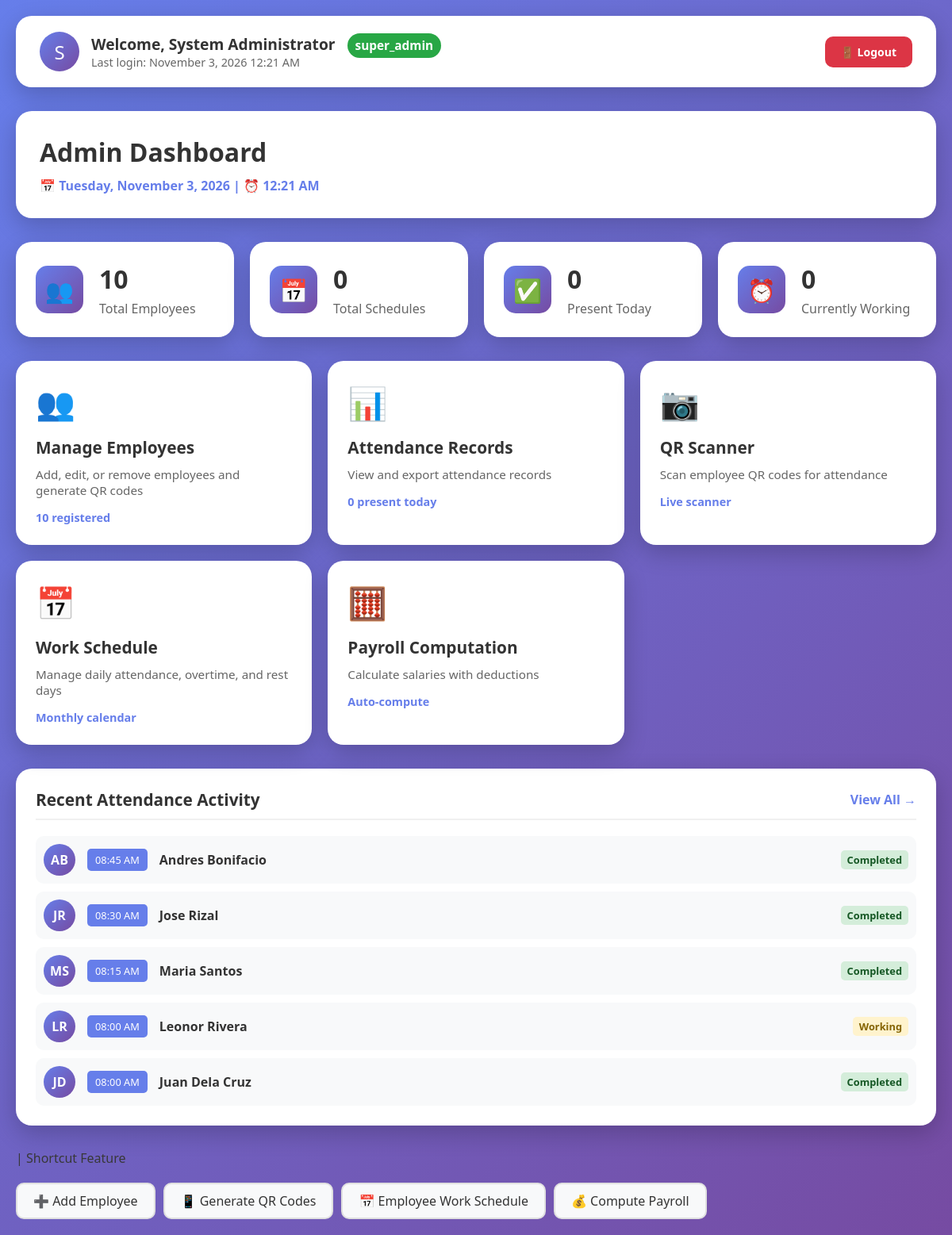
The page /admin/admin_dashboard.php (signed in) on the database its author committed.
### tables this page shows
CREATE TABLE IF NOT EXISTS attendance (
    id INT AUTO_INCREMENT PRIMARY KEY,
    employee_id VARCHAR(20) NOT NULL,
    date DATE NOT NULL,
    time_in TIME DEFAULT NULL,
    time_out TIME DEFAULT NULL,
    status ENUM('present', 'absent', 'late', 'half_day') DEFAULT 'present',
    created_at TIMESTAMP DEFAULT CURRENT_TIMESTAMP,
    updated_at TIMESTAMP DEFAULT CURRENT_TIMESTAMP ON UPDATE CURRENT_TIMESTAMP,
    FOREIGN KEY (employee_id) REFERENCES employees(employee_id) ON DELETE CASCADE,
    UNIQUE KEY uk_attendance_employee_date (employee_id, date),
    INDEX idx_date (date),
    INDEX idx_status (status)
);

CREATE TABLE IF NOT EXISTS employees (
    id INT AUTO_INCREMENT PRIMARY KEY,
    employee_id VARCHAR(20) UNIQUE NOT NULL,
    first_name VARCHAR(100) NOT NULL,
    last_name VARCHAR(100) NOT NULL,
    position VARCHAR(100) DEFAULT NULL,
    department VARCHAR(100) DEFAULT NULL,
    email VARCHAR(100) UNIQUE,
    phone VARCHAR(20),
    address TEXT,
    birth_date DATE DEFAULT NULL,
    age INT DEFAULT NULL,
    hire_date DATE DEFAULT NULL,
    employment_status ENUM('regular', 'probationary', 'contractual', 'part-time', 'resigned') DEFAULT 'regular',
    salary DECIMAL(12,2) DEFAULT 0.00,
    profile_image VARCHAR(255) DEFAULT NULL,
    qr_code_path VARCHAR(255) DEFAULT NULL,
    created_at TIMESTAMP DEFAULT CURRENT_TIMESTAMP,
    updated_at TIMESTAMP DEFAULT CURRENT_TIMESTAMP ON UPDATE CURRENT_TIMESTAMP,
    INDEX idx_employee_id (employee_id),
    INDEX idx_email (email),
    INDEX idx_position (position)
);

### admin/admin_dashboard.php (the view, shortened to what this page needs)
<?php
require_once 'configa.php';
$stats = [];
$result = $pdo->query("SELECT COUNT(*) as total FROM employees");
$stats['total_employees'] = $result->fetch()['total'];
$today = date('Y-m-d');
$stmt = $pdo->prepare("SELECT COUNT(*) as total FROM attendance WHERE date = ? AND time_in IS NOT NULL");
$stmt->execute([$today]);
$stats['today_present'] = $stmt->fetch()['total'];
$stmt = $pdo->prepare("SELECT COUNT(*) as total FROM attendance WHERE date = ? AND time_in IS NOT NULL AND time_out IS NULL");
$stmt->execute([$today]);
$stats['currently_working'] = $stmt->fetch()['total'];
$result = $pdo->query("SELECT COUNT(*) as total FROM admins");
$stats['total_admins'] = $result->fetch()['total'];
try {
    $checkColumn = $pdo->query("SHOW COLUMNS FROM employees LIKE 'profile_image'");
    $hasProfileImage = $checkColumn->rowCount() > 0;
    if ($hasProfileImage) {
        $recent_attendance = $pdo->query("
            SELECT a.*, e.first_name, e.last_name, e.profile_image
            FROM attendance a
            JOIN employees e ON a.employee_id = e.employee_id
            ORDER BY a.date DESC, a.time_in DESC
            LIMIT 5
        ")->fetchAll();
    }
} catch (Exception $e) {
    $recent_attendance = $pdo->query("
        SELECT a.*, e.first_name, e.last_name
        FROM attendance a
        JOIN employees e ON a.employee_id = e.employee_id
        ORDER BY a.date DESC, a.time_in DESC
        LIMIT 5
    ")->fetchAll();
}
$admin_name = $_SESSION['admin_name'] ?? $_SESSION['admin_username'] ?? 'Admin';
$admin_role = $_SESSION['admin_role'] ?? 'admin';
?>
<!DOCTYPE html>
<html>
<head>
</head>
<body>
    <div class="container">
        <div class="admin-header">
            <div class="admin-info">
                <div class="admin-avatar">
                    <?php echo strtoupper(substr($admin_name, 0, 1)); ?>
                </div>
                <div class="admin-details">
                    <h2>Welcome, <?php echo htmlspecialchars($admin_name ?? 'Admin'); ?>
                        <span class="role-badge"><?php echo htmlspecialchars($admin_role ?? 'admin'); ?></span>
                    </h2>
                    <p>Last login: <?php echo date('F j, Y h:i A'); ?></p>
                </div>
            </div>
            <div class="header-buttons">
                <a href="admin_logout.php" class="btn btn-logout">🚪 Logout</a>
            </div>
        </div>
        <div class="welcome-section">
            <h1>Admin Dashboard</h1>
            <div class="date-time">
                📅 <?php echo date('l, F j, Y'); ?> | ⏰ <?php echo date('h:i A'); ?>
            </div>
        </div>
        <div class="stats-grid">
            <div class="stat-card">
                <div class="stat-icon">👥</div>
                <div class="stat-info">
                    <h3><?php echo $stats['total_employees'] ?? 0; ?></h3>
                    <p>Total Employees</p>
                </div>
            </div>
            <div class="stat-card">
                <div class="stat-icon">📅</div>
                <div class="stat-info">
                    <h3><?php echo $stats['total_schedules'] ?? 0; ?></h3>
                    <p>Total Schedules</p>
                </div>
            </div>
            <div class="stat-card">
                <div class="stat-icon">✅</div>
                <div class="stat-info">
                    <h3><?php echo $stats['today_present'] ?? 0; ?></h3>
                    <p>Present Today</p>
                </div>
            </div>
            <div class="stat-card">
                <div class="stat-icon">⏰</div>
                <div class="stat-info">
                    <h3><?php echo $stats['currently_working'] ?? 0; ?></h3>
                    <p>Currently Working</p>
                </div>
            </div>
        </div>
        </div>
        <div class="management-grid">
            <a href="employees.php" class="management-card">
                <div class="card-icon">👥</div>
                <div class="card-title">Manage Employees</div>
                <div class="card-description">Add, edit, or remove employees and generate QR codes</div>
                <div class="card-stats"><?php echo $stats['total_employees'] ?? 0; ?> registered</div>
            </a>
            <a href="admin_attendance.php" class="management-card">
                <div class="card-icon">📊</div>
                <div class="card-title">Attendance Records</div>
                <div class="card-description">View and export attendance records</div>
                <div class="card-stats"><?php echo $stats['today_present'] ?? 0; ?> present today</div>
            </a>
            <a href="admin_scanner.php" class="management-card">
                <div class="card-icon">📷</div>
                <div class="card-title">QR Scanner</div>
                <div class="card-description">Scan employee QR codes for attendance</div>
                <div class="card-stats">Live scanner</div>
            </a>
            <a href="employee_work_schedule.php" class="management-card">
                <div class="card-icon">📅</div>
                <div class="card-title">Work Schedule</div>
                <div class="card-description">Manage daily attendance, overtime, and rest days</div>
                <div class="card-stats">Monthly calendar</div>
            </a>
            <a href="payroll_computation.php" class="management-card">
                <div class="card-icon">🧮</div>
                <div class="card-title">Payroll Computation</div>
                <div class="card-description">Calculate salaries with deductions</div>
                <div class="card-stats">Auto-compute</div>
            </a>
        </div>
        <div class="recent-section">
            <div class="section-header">
                <h2>Recent Attendance Activity</h2>
                <a href="admin_attendance.php" class="view-link">View All →</a>
            </div>
            <div class="recent-list">
                <?php if (empty($recent_attendance)): ?>
                    <p style="text-align: center; color: #999;">No recent activity</p>
                <?php else: ?>
                    <?php foreach ($recent_attendance as $record): ?>
                        <div class="recent-item">
                            <div class="recent-avatar">
                                <?php
                                $firstInitial = substr($record['first_name'] ?? '', 0, 1);
                                $lastInitial = substr($record['last_name'] ?? '', 0, 1);
                                echo strtoupper($firstInitial . $lastInitial) ?: '👤';
                                ?>
                            </div>
                            <span class="recent-time">
                                <?php echo isset($record['time_in']) ? date('h:i A', strtotime($record['time_in'])) : '-'; ?>
                            </span>
                            <span class="recent-name">
                                <?php echo htmlspecialchars(($record['first_name'] ?? '') . ' ' . ($record['last_name'] ?? '')); ?>
                            </span>
                            <span class="recent-status <?php echo isset($record['time_out']) && $record['time_out'] ? 'status-present' : 'status-working'; ?>">
                                <?php echo isset($record['time_out']) && $record['time_out'] ? 'Completed' : 'Working'; ?>
                            </span>
                        </div>
                    <?php endforeach; ?>
                <?php endif; ?>
            </div>
        </div>
        <p style="text-align: left; color: #383838;"> | Shortcut Feature</p>
        <div class="quick-actions">
            <a href="add_employee.php" class="quick-btn">➕ Add Employee</a>
            <a href="generate_qrcodes.php" class="quick-btn">📱 Generate QR Codes</a>
            <a href="employee_work_schedule.php" class="quick-btn">📅 Employee Work Schedule</a>
            <a href="payroll_computation.php" class="quick-btn">💰 Compute Payroll</a>
        </div>
</body>
</html>

### admin/admin_dashboard.php (style rules this page uses)
* { margin: 0; padding: 0; box-sizing: border-box; }
body { background: linear-gradient(135deg, #667eea 0%, #764ba2 100%); font-family: 'Segoe UI', Tahoma, Geneva, Verdana, sans-serif; min-height: 100vh; padding: 20px; }
.container { max-width: 1400px; margin: 0 auto; }
.admin-header { background: white; border-radius: 20px; padding: 20px 30px; margin-bottom: 30px; display: flex; justify-content: space-between; align-items: center; flex-wrap: wrap; gap: 20px; box-shadow: 0 10px 30px rgba(0,0,0,0.2); }
.admin-info { display: flex; align-items: center; gap: 15px; }
.admin-avatar { width: 50px; height: 50px; background: linear-gradient(135deg, #667eea 0%, #764ba2 100%); border-radius: 50%; display: flex; align-items: center; justify-content: center; color: white; font-size: 1.5em; }
.admin-details h2 { color: #333; font-size: 1.2em; }
.admin-details p { color: #666; font-size: 0.9em; }
.role-badge { background: #28a745; color: white; padding: 5px 10px; border-radius: 20px; font-size: 0.8em; margin-left: 10px; }
.header-buttons { display: flex; gap: 10px; }
.btn { padding: 10px 20px; border: none; border-radius: 10px; font-size: 14px; font-weight: 600; cursor: pointer; transition: all 0.3s; text-decoration: none; display: inline-block; }
.btn-logout { background: #dc3545; color: white; }
.welcome-section { background: white; border-radius: 20px; padding: 30px; margin-bottom: 30px; box-shadow: 0 10px 30px rgba(0,0,0,0.2); }
.welcome-section h1 { color: #333; font-size: 2em; margin-bottom: 10px; }
.date-time { color: #667eea; font-weight: 600; margin-top: 10px; }
.stats-grid { display: grid; grid-template-columns: repeat(auto-fit, minmax(250px, 1fr)); gap: 20px; margin-bottom: 30px; }
.stat-card { background: white; border-radius: 20px; padding: 25px; box-shadow: 0 10px 30px rgba(0,0,0,0.2); transition: transform 0.3s; display: flex; align-items: center; gap: 20px; }
.stat-icon { width: 60px; height: 60px; background: linear-gradient(135deg, #667eea 0%, #764ba2 100%); border-radius: 15px; display: flex; align-items: center; justify-content: center; font-size: 1.8em; color: white; }
.stat-info h3 { font-size: 2em; color: #333; margin-bottom: 5px; }
.stat-info p { color: #666; font-weight: 500; }
.section-header { display: flex; justify-content: space-between; align-items: center; margin-bottom: 20px; padding-bottom: 10px; border-bottom: 2px solid #f0f0f0; }
.section-header h2 { color: #333; font-size: 1.3em; }
.view-link { color: #667eea; text-decoration: none; font-weight: 600; }
.management-grid { display: grid; grid-template-columns: repeat(auto-fit, minmax(300px, 1fr)); gap: 20px; margin-bottom: 30px; }
.management-card { background: white; border-radius: 20px; padding: 25px; box-shadow: 0 10px 30px rgba(0,0,0,0.2); text-decoration: none; color: inherit; transition: transform 0.3s; display: block; }
.card-icon { font-size: 2.5em; margin-bottom: 15px; }
.card-title { font-size: 1.3em; font-weight: 600; color: #333; margin-bottom: 10px; }
.card-description { color: #666; margin-bottom: 15px; font-size: 0.95em; }
.card-stats { color: #667eea; font-weight: 600; font-size: 0.9em; }
.recent-section { background: white; border-radius: 20px; padding: 25px; margin-bottom: 30px; box-shadow: 0 10px 30px rgba(0,0,0,0.2); }
.recent-list { display: flex; flex-direction: column; gap: 10px; }
.recent-item { display: flex; align-items: center; gap: 15px; padding: 10px; background: #f8f9fa; border-radius: 10px; }
.recent-avatar { width: 40px; height: 40px; border-radius: 50%; background: linear-gradient(135deg, #667eea 0%, #764ba2 100%); display: flex; align-items: center; justify-content: center; color: white; font-weight: bold; text-transform: uppercase; }
.recent-time { background: #667eea; color: white; padding: 5px 10px; border-radius: 5px; font-size: 0.8em; }
.recent-name { flex: 1; font-weight: 600; color: #333; }
.recent-status { padding: 3px 8px; border-radius: 5px; font-size: 0.8em; font-weight: 600; }
.status-present { background: #d4edda; color: #155724; }
.status-working { background: #fff3cd; color: #856404; }
.quick-actions { display: flex; gap: 10px; flex-wrap: wrap; margin-top: 20px; }
.quick-btn { padding: 10px 20px; background: #f8f9fa; border: 2px solid #e0e0e0; border-radius: 10px; text-decoration: none; color: #333; font-weight: 500; transition: all 0.3s; }

### rows shown on the page
attendance: employees.first_name+last_name "AB", time_in "08:45 AM", employees.first_name+last_name "Andres Bonifacio", time_out "Completed"
attendance: employees.first_name+last_name "JR", time_in "08:30 AM", employees.first_name+last_name "Jose Rizal", time_out "Completed"
attendance: employees.first_name+last_name "MS", time_in "08:15 AM", employees.first_name+last_name "Maria Santos", time_out "Completed"
attendance: employees.first_name+last_name "LR", time_in "08:00 AM", employees.first_name+last_name "Leonor Rivera", shows "Working"
attendance: employees.first_name+last_name "JD", time_in "08:00 AM", employees.first_name+last_name "Juan Dela Cruz", time_out "Completed"

### other values the page prints
substr($admin_name, 0, 1) "S"
$admin_name "System Administrator"
$admin_role "super_admin"
$stats['total_employees'] "10"
$stats['total_schedules'] "0"
$stats['today_present'] "0"
$stats['currently_working'] "0"
